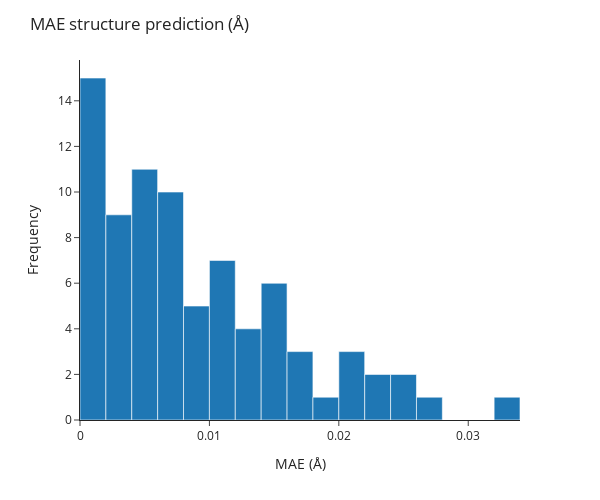

Source (notebook cell):
### Code cell
all_mae_norms = []

for idx, data in enumerate(train_loader):

    interpolated_ts_coords = data.pos_interpolated_transition_state.detach().numpy()
    real_ts_coords = data.pos_transition_state.detach().numpy()
    difference_ts_coords = interpolated_ts_coords - real_ts_coords
    norm_difference_ts_coords = np.linalg.norm(difference_ts_coords, axis=1)

    # Mean absolute error
    mae = np.mean(norm_difference_ts_coords)
    all_mae_norms.append(mae)

    # Plot the real and interpolated TS structures
    # with two different colors on the same plot
    fig = px.scatter_3d(
        x=np.concatenate((real_ts_coords[:, 0], interpolated_ts_coords[:, 0])),
        y=np.concatenate((real_ts_coords[:, 1], interpolated_ts_coords[:, 1])),
        z=np.concatenate((real_ts_coords[:, 2], interpolated_ts_coords[:, 2])),
        color=np.concatenate((np.zeros(len(real_ts_coords)), np.ones(len(interpolated_ts_coords)))),
    )

    # Set the title of the plot as the mean absolute error
    fig.update_layout(title=f"MAE of structure prediction: {mae:.3f} Å")
    fig.write_html(f"plots/hamiltonian_model/interpolated_ts_{idx}_mae_{mae:.3f}.html")

# Plot a histogram of the MAE
fig = px.histogram(x=all_mae_norms, nbins=20, template="simple_white")
fig.update_layout(title="MAE structure prediction (Å)")
fig.update_xaxes(title_text="MAE (Å)")
fig.update_yaxes(title_text="Frequency")
fig.write_html("plots/hamiltonian_model/interpolated_ts_mae_histogram.html")

# Reduce the aspect ratio
fig.update_layout(
    autosize=False,
    width=600,
    height=500,
)

fig.show()

### Figure 1 — Plotly figure (JSON) as saved in the notebook; plotly's stock layout.template omitted (floating-point values rounded to 4 significant figures)
{"data": [{"alignmentgroup": "True", "bingroup": "x", "hovertemplate": "x=%{x}<br>count=%{y}<extra></extra>", "legendgroup": "", "marker": {"color": "#1F77B4", "pattern": {"shape": ""}}, "name": "", "nbinsx": 20, "offsetgroup": "", "orientation": "v", "showlegend": false, "type": "histogram", "x": [0.0064, 0.0114, 0.01552, 0.0175, 0.01021, 0.01154, 0.001687, 0.0144, 0.007836, 0.02251, 0.0008001, 0.0003199, 0.003845, 0.002458, 0.00916, 0.004334, 0.001186, 0.0005406, 0.01263, 0.01156, 0.009211, 0.0008684, 0.006094, 0.0234, 0.0008294, 0.003777, 0.002181, 0.009127, 0.0004725, 0.004216, 0.02455, 0.01121, 0.01804, 0.0008402, 0.009055, 0.006272, 0.002821, 0.002461, 0.0114, 0.01332, 0.001682, 0.006653, 0.02639, 0.01438, 0.03354, 0.007625, 0.004904, 0.001914, 0.01689, 0.0208, 0.007305, 0.007407, 0.003674, 0.01111, 0.002662, 0.004181, 0.001589, 0.01436, 0.02173, 0.006226, 0.004808, 0.01396, 0.01269, 0.004599, 0.00509, 0.02061, 0.001811, 0.01446, 0.01512, 0.004588, 0.007425, 0.02568, 0.004907, 0.00123, 0.001956, 0.005829, 0.005503, 0.01626, 0.00815, 0.003302], "xaxis": "x", "yaxis": "y"}], "layout": {"autosize": false, "barmode": "relative", "height": 500, "legend": {"tracegroupgap": 0}, "margin": {"t": 60}, "title": {"text": "MAE structure prediction (Å)"}, "width": 600, "xaxis": {"anchor": "y", "domain": [0, 1], "title": {"text": "MAE (Å)"}}, "yaxis": {"anchor": "x", "domain": [0, 1], "title": {"text": "Frequency"}}}}
